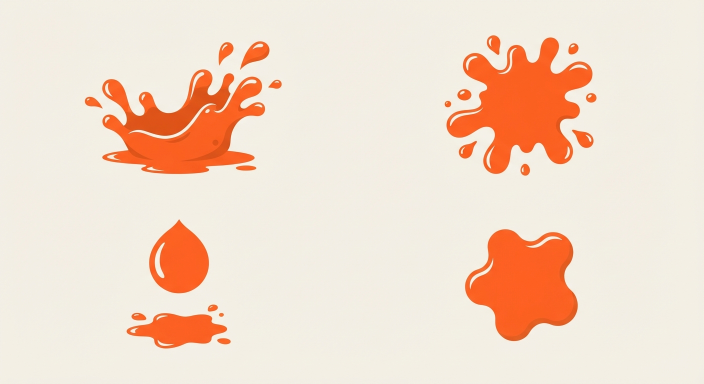
#> input picture brand/gemini/splash-options-v2.jpg, 1408 x 768 px (shown at 1/2 size)
$ python logo-cut.py ../brand/gemini/splash-options-v2.jpg ../brand/gemini/splash-options-v2.jpg
#> lines starting #> are read from the running program, lines starting #| are printed output that depends on the picture
# Cuts the Gemini splat out of its white background. Alpha comes from the blue
# channel (white is 255, the orange about 31) so edges stay smooth, and every
# pixel is set to the same orange so the mark is flat.
import sys
from PIL import Image
src, out_dir = sys.argv[1], sys.argv[2]
ORANGE = (0xFF, 0x5A, 0x1F)
im = Image.open(src).convert("RGB")
#> im is the input picture: PIL image 1408x768 RGB; mean R, G, B 243, 220, 202.8
w, h = im.size
#> w = 1408; h = 768
px = im.load()
cut = Image.new("RGBA", (w, h))
#> cut: PIL image 1408x768 RGBA; every value is 0
cp = cut.load()
for y in range(h):
    for x in range(w):
        b = px[x, y][2]
        a = max(0, min(255, round((255 - b) * 255 / (255 - 40))))
        cp[x, y] = (*ORANGE, a if a > 8 else 0)
box = cut.getbbox()
#> box = (0, 0, 1408, 768)
cut = cut.crop(box)
side = max(cut.size)
#> side = 1408
pad = round(side * 0.06)
#> pad = 84
square = Image.new("RGBA", (side + 2 * pad, side + 2 * pad), (0, 0, 0, 0))
#> square: PIL image 1576x1576 RGBA; every value is 0
square.paste(cut, ((square.width - cut.width) // 2, (square.height - cut.height) // 2), cut)
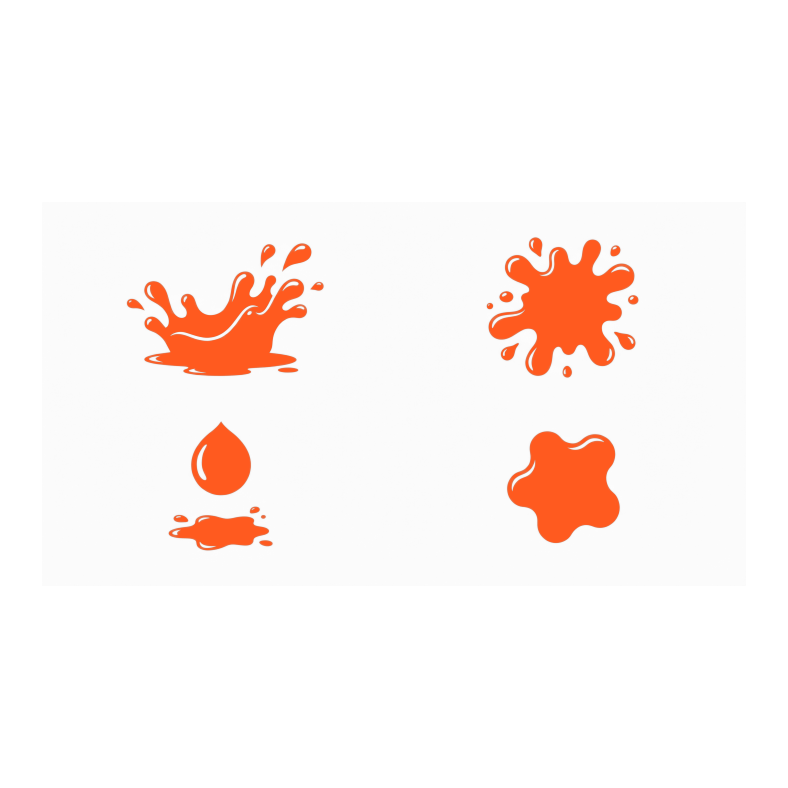
#> square: PIL image 1576x1576 RGBA (shown at 1/2 size); mean R, G, B, A 26.6, 9.4, 3.3, 15.6; transparent parts drawn white
square.save(f"{out_dir}/stash-splat-master.png")
for size in (512, 192, 64, 32):
    square.resize((size, size), Image.LANCZOS).save(f"{out_dir}/stash-splat-{size}.png")
#> this loop made 4 passes
#> pass 1, `square.resize((size, size), Image.LANCZOS).save(f"{out_dir}/stash-spla..`:
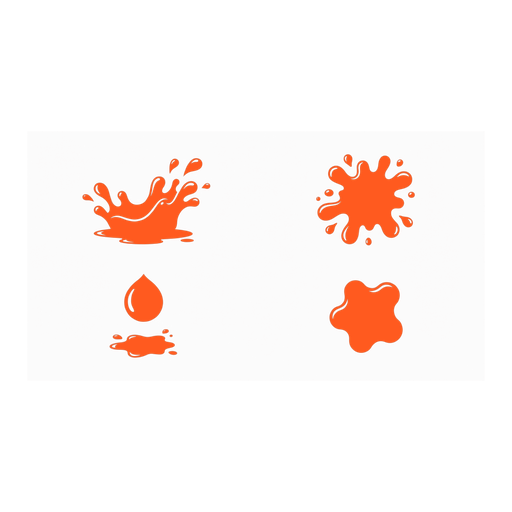
#> saved as stash-splat-512.png: PIL image 512x512 RGBA; mean R, G, B, A 32.5, 5.5, 1.8, 15.6; transparent parts drawn white
#> pass 2, `square.resize((size, size), Image.LANCZOS).save(f"{out_dir}/stash-spla..`:
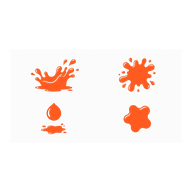
#> saved as stash-splat-192.png: PIL image 192x192 RGBA; mean R, G, B, A 36.6, 6.5, 2.1, 15.6; transparent parts drawn white
print("bbox", box, "-> square", square.size)
#| bbox (0, 0, 1408, 768) -> square (1576, 1576)
